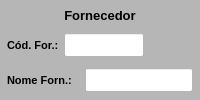
           <widget class="QWidget" name="widget_Cor1" native="true">
            <property name="minimumSize">
             <size>
              <width>0</width>
              <height>0</height>
             </size>
            </property>
            <property name="maximumSize">
             <size>
              <width>16777215</width>
              <height>16777215</height>
             </size>
            </property>
            <property name="styleSheet">
             <string notr="true">background-color: rgb(182, 182, 182);</string>
            </property>
            <layout class="QVBoxLayout" name="verticalLayout_4">
             <property name="spacing">
              <number>2</number>
             </property>
             <property name="leftMargin">
              <number>2</number>
             </property>
             <property name="topMargin">
              <number>2</number>
             </property>
             <property name="rightMargin">
              <number>2</number>
             </property>
             <property name="bottomMargin">
              <number>2</number>
             </property>
             <item>
              <widget class="QLabel" name="label_2">
               <property name="minimumSize">
                <size>
                 <width>0</width>
                 <height>0</height>
                </size>
               </property>
               <property name="maximumSize">
                <size>
                 <width>16777215</width>
                 <height>20</height>
                </size>
               </property>
               <property name="font">
                <font>
                 <pointsize>10</pointsize>
                 <weight>75</weight>
                 <bold>true</bold>
                </font>
               </property>
               <property name="text">
                <string>Fornecedor</string>
               </property>
               <property name="alignment">
                <set>Qt::AlignCenter</set>
               </property>
              </widget>
             </item>
             <item>
              <widget class="QWidget" name="widget_8" native="true">
               <property name="minimumSize">
                <size>
                 <width>0</width>
                 <height>0</height>
                </size>
               </property>
               <property name="maximumSize">
                <size>
                 <width>16777215</width>
                 <height>30</height>
                </size>
               </property>
               <property name="styleSheet">
                <string notr="true"/>
               </property>
               <layout class="QHBoxLayout" name="horizontalLayout_4">
                <property name="spacing">
                 <number>5</number>
                </property>
                <property name="leftMargin">
                 <number>5</number>
                </property>
                <property name="topMargin">
                 <number>3</number>
                </property>
                <property name="rightMargin">
                 <number>5</number>
                </property>
                <property name="bottomMargin">
                 <number>3</number>
                </property>
                <item>
                 <widget class="QLabel" name="label_25">
                  <property name="minimumSize">
                   <size>
                    <width>0</width>
                    <height>0</height>
                   </size>
                  </property>
                  <property name="maximumSize">
                   <size>
                    <width>75</width>
                    <height>16777215</height>
                   </size>
                  </property>
                  <property name="font">
                   <font>
                    <pointsize>8</pointsize>
                    <weight>75</weight>
                    <bold>true</bold>
                   </font>
                  </property>
                  <property name="text">
                   <string>Cód. For.:</string>
                  </property>
                  <property name="alignment">
                   <set>Qt::AlignLeading|Qt::AlignLeft|Qt::AlignVCenter</set>
                  </property>
                 </widget>
                </item>
                <item>
                 <widget class="QLineEdit" name="line_CodForn">
                  <property name="sizePolicy">
                   <sizepolicy hsizetype="Preferred" vsizetype="Preferred">
                    <horstretch>0</horstretch>
                    <verstretch>0</verstretch>
                   </sizepolicy>
                  </property>
                  <property name="maximumSize">
                   <size>
                    <width>80</width>
                    <height>16777215</height>
                   </size>
                  </property>
                  <property name="font">
                   <font>
                    <pointsize>9</pointsize>
                    <weight>50</weight>
                    <bold>false</bold>
                   </font>
                  </property>
                  <property name="styleSheet">
                   <string notr="true">background-color: rgb(255, 255, 255);</string>
                  </property>
                  <property name="text">
                   <string/>
                  </property>
                  <property name="alignment">
                   <set>Qt::AlignCenter</set>
                  </property>
                 </widget>
                </item>
                <item>
                 <widget class="QLabel" name="label_16">
                  <property name="text">
                   <string/>
                  </property>
                 </widget>
                </item>
               </layout>
              </widget>
             </item>
             <item>
              <widget class="QWidget" name="widget_18" native="true">
               <property name="minimumSize">
                <size>
                 <width>0</width>
                 <height>0</height>
                </size>
               </property>
               <property name="maximumSize">
                <size>
                 <width>16777215</width>
                 <height>30</height>
                </size>
               </property>
               <property name="styleSheet">
                <string notr="true"/>
               </property>
               <layout class="QHBoxLayout" name="horizontalLayout_12">
                <property name="spacing">
                 <number>5</number>
                </property>
                <property name="leftMargin">
                 <number>5</number>
                </property>
                <property name="topMargin">
                 <number>3</number>
                </property>
                <property name="rightMargin">
                 <number>5</number>
                </property>
                <property name="bottomMargin">
                 <number>3</number>
                </property>
                <item>
                 <widget class="QLabel" name="label_29">
                  <property name="maximumSize">
                   <size>
                    <width>75</width>
                    <height>16777215</height>
                   </size>
                  </property>
                  <property name="font">
                   <font>
                    <pointsize>8</pointsize>
                    <weight>75</weight>
                    <bold>true</bold>
                   </font>
                  </property>
                  <property name="text">
                   <string>Nome Forn.:</string>
                  </property>
                  <property name="alignment">
                   <set>Qt::AlignLeading|Qt::AlignLeft|Qt::AlignVCenter</set>
                  </property>
                 </widget>
                </item>
                <item>
                 <widget class="QLineEdit" name="line_NomeForn">
                  <property name="sizePolicy">
                   <sizepolicy hsizetype="Preferred" vsizetype="Preferred">
                    <horstretch>0</horstretch>
                    <verstretch>0</verstretch>
                   </sizepolicy>
                  </property>
                  <property name="font">
                   <font>
                    <pointsize>9</pointsize>
                    <weight>50</weight>
                    <bold>false</bold>
                   </font>
                  </property>
                  <property name="styleSheet">
                   <string notr="true">background-color: rgb(255, 255, 255);</string>
                  </property>
                  <property name="text">
                   <string/>
                  </property>
                  <property name="alignment">
                   <set>Qt::AlignLeading|Qt::AlignLeft|Qt::AlignVCenter</set>
                  </property>
                 </widget>
                </item>
               </layout>
              </widget>
             </item>
            </layout>
           </widget>
